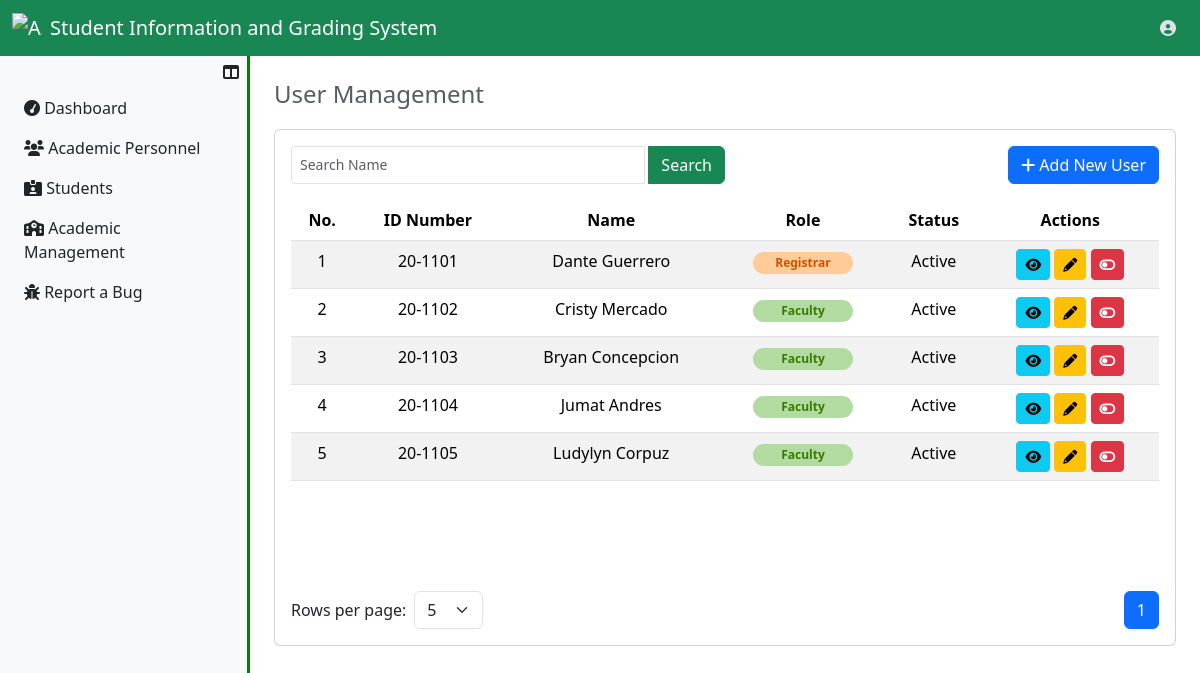
Page /UserRegistrar/user_management.php (signed in) on the committed database.
### tables this page shows
CREATE TABLE `users_tbl` (
  `user_id` int(11) NOT NULL,
  `id_number` varchar(50) NOT NULL,
  `u_fname` varchar(50) NOT NULL,
  `u_mname` varchar(50) DEFAULT NULL,
  `u_lname` varchar(50) NOT NULL,
  `u_suffix` varchar(10) DEFAULT NULL,
  `u_sex` enum('Male','Female') NOT NULL,
  `u_birthdate` date NOT NULL,
  `user_email` varchar(50) NOT NULL,
  `role` enum('Faculty','Registrar') NOT NULL,
  `user_password` longtext NOT NULL,
  `user_profile` mediumtext NOT NULL,
  `user_status` enum('Active','Inactive') NOT NULL
);

### UserRegistrar/user_management.php (the view, shortened to what this page needs)
<?php
  include ("../server_connection/db_connect.php");
?>
<!DOCTYPE html>
<html lang="en">
<head>
    <link rel="stylesheet" href="../../Bootstrap/css/bootstrap.min.css">
    <link rel="stylesheet" href="https://cdnjs.cloudflare.com/ajax/libs/font-awesome/6.0.0-beta3/css/all.min.css">
</head>
<body>
    <?php include '../Assets/components/RegistrarNavbar.php'; ?>
    <div class="d-flex">
        <?php include '../Assets/components/RegistrarSidebar.php'; ?>
        <div class="content p-4 flex-grow-1">
            <h4 class="text-muted">User Management</h4>
            <div class="card table-container">
                <div class="card-body">
                    <div class="d-flex justify-content-between mb-3">
                        <div class="input-group w-50">
                            <input type="text" class="form-control form-control-sm me-1" id="searchInput" placeholder="Search Name">
                            <button class="btn btn-success" id="searchButton">Search</button>
                        </div>
                        <a href="AddUser.php" class="btn btn-primary">
                            <i class="fas fa-plus"></i>
                            Add New User
                        </a>
                    </div>
                    <div class="table-responsive">
                        <table class="table table-striped" id="studentsTable">
                            <thead align="center">
                                <tr>
                                    <th>No.</th>
                                    <th>ID Number</th>
                                    <th>Name</th>
                                    <th>Role</th>
                                    <th>Status</th>
                                    <th>Actions</th>
                                </tr>
                            </thead>
                            <tbody id="tableBody" align="center">
                                <?php
                                    $sql = "SELECT * FROM users_tbl";
                                    try
                                    {
                                        $result=$conn->prepare($sql);
                                        $result->execute();
                                        if($result->rowcount()>0)
                                        {
                                            $i=1;
                                            while($row=$result->fetch(PDO::FETCH_ASSOC))
                                            {
                                                echo "
                                                    <tr>
                                                        <td class='text-center'>{$i} </td>
                                                        <td class='text-center'>{$row["id_number"]}</td>
                                                        <td>{$row["u_fname"]} {$row["u_lname"]} {$row["u_suffix"]}</td>
                                                        <td>";
                                                        if ($row["role"] == 'Faculty') {
                                                            echo "<span class='role-label label-faculty'>{$row["role"]}</span>";
                                                        } else {
                                                            echo "<span class='role-label label-registrar'>{$row["role"]}</span>";
                                                        }
                                                        echo "
                                                        </td>
                                                        <td>{$row["user_status"]} </td>";
                                                        ?>
                                                        <td class='text-center'>
                                                            <?php
                                                                if ($row["role"] == 'Faculty'){
                                                                    echo
                                                                    "<a href='ViewFacultyUser.php?user_id={$row["user_id"]}' class='btn btn-info btn-sm'>
                                                                        <i class='fas fa-eye'></i>
                                                                    </a>";
                                                                } else {
                                                                    echo
                                                                    "<a href='ViewRegistrarUser.php?user_id={$row["user_id"]}' class='btn btn-info btn-sm'>
                                                                        <i class='fas fa-eye'></i>
                                                                    </a>";
                                                                }
                                                                echo "
                                                                    <a href='EditUser.php?user_id={$row["user_id"]}' class='btn btn-warning btn-sm'>
                                                                        <i class='fas fa-pencil'></i>
                                                                    </a>
                                                                    <button class='btn " . ($row["user_status"] == 'Active' ? "btn-danger" : "btn-success") . " btn-sm toggle-status' data-user-id='{$row["user_id"]}' data-new-status='" . ($row["user_status"] == 'Active' ? "Inactive" : "Active") . "'>
                                                                        <i class='fas " . ($row["user_status"] == 'Active' ? "fa-toggle-off" : "fa-toggle-on") . "'></i>
                                                                    </button>
                                                                ";
                                                            ?>
                                                        </td>
                                                    </tr>
                                                <?php
                                                $i++;
                                            }
                                        }
                                        else
                                        {
                                            echo "<tr><tdv colspan = '6'> No records found. </td></tr>";
                                        }
                                    }
                                    catch(Exception $e)
                                    {
                                        echo "Unexpected error has been occured!" . $e ->getMessage();
                                    }
                                ?>
                            </tbody>
                        </table>
                    </div>
                    <div class="d-flex justify-content-between align-items-center mt-3">
                        <div class="d-inline-flex align-items-center">
                            <label for="rowsPerPage" class="me-2 mb-0">Rows per page:</label>
                            <select id="rowsPerPage" class="form-select">
                                <option value="5">5</option>
                            </select>
                        </div>
                        <nav>
                            <ul class="pagination mb-0" id="pagination"></ul>
                        </nav>
                    </div>
                </div>
            </div>
        </div>
    </div>
</body>
</html>

### UserRegistrar/user_management.php (style rules this page uses)
.table-container { margin-top: 20px; min-width: 100%; }
.table-responsive { height: 375px; }
.content { transition: margin-left 0.3s ease; }
#rowsPerPage { width: auto; }
.role-label { font-weight: bold; padding: 2px 8px; border-radius: 12px; font-size: 12px; display: inline-block; width: 100px; text-align: center; }
.label-faculty { background-color: #b2dba1; color: #3b7a00; }
.label-registrar { background-color: #ffcc99; color: #cc5200; }

### rows in the picture
users_tbl: id_number "20-1101", u_fname "Dante", u_lname "Guerrero", role "Registrar", user_status "Active"
users_tbl: id_number "20-1102", u_fname "Cristy", u_lname "Mercado", role "Faculty", user_status "Active"
users_tbl: id_number "20-1103", u_fname "Bryan", u_lname "Concepcion", role "Faculty", user_status "Active"
users_tbl: id_number "20-1104", u_fname "Jumat", u_lname "Andres", role "Faculty", user_status "Active"
users_tbl: id_number "20-1105", u_fname "Ludylyn", u_lname "Corpuz", role "Faculty", user_status "Active"
